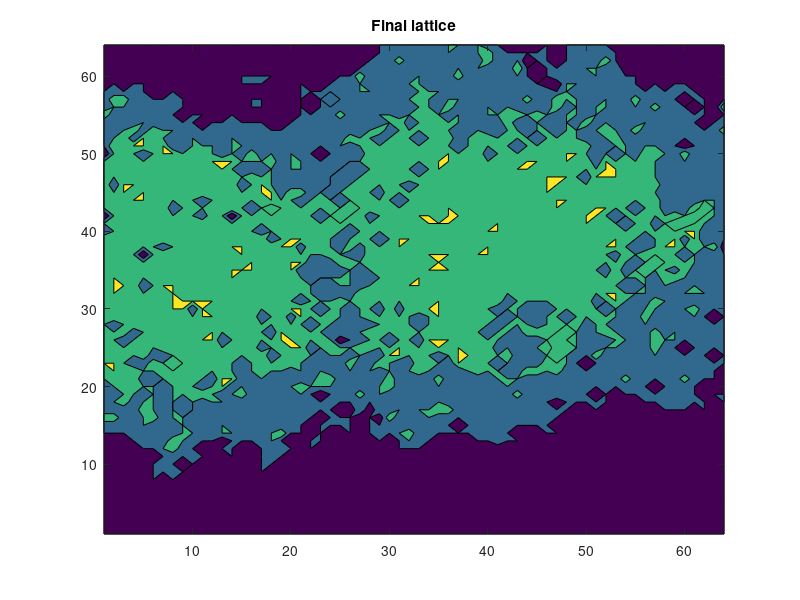
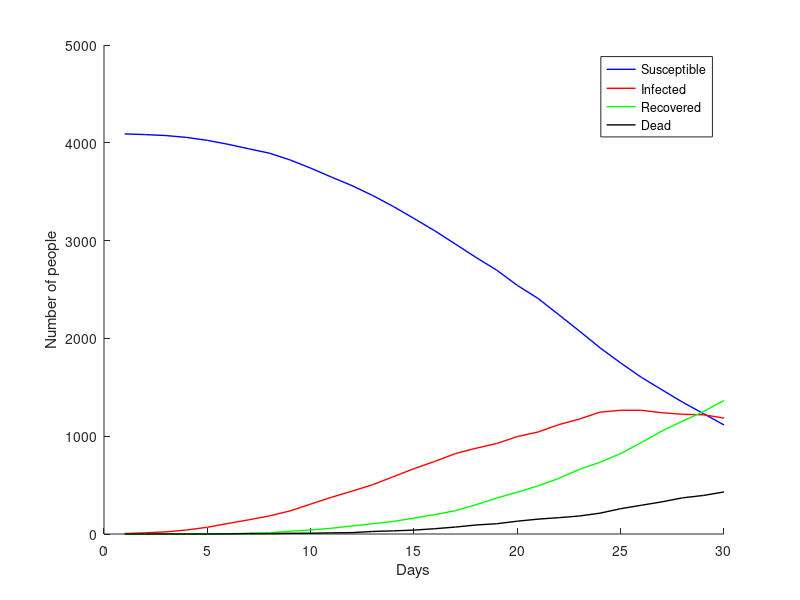

MATLAB code for these plots, in order:
%SIRD model
clear

size=64; %side length of square

days=30;

lattice_si=zeros(size,size);
lattice_rd=zeros(size,size); %0 is susceptible
lattice_i_days=zeros(size,size);

initial_infections=2;
infection_rate=.1; %the rate that each additional neighbor multiplies the infection by
infection_radius=3; %how much taxicab distance away someone can be and still infect
infection_factor=2; %chance goes down by a factor of this for every further distance
death_chance=.005; %chances are PER DAY
recovery_chance=.015;
long_connections=5; %how many "longer distance" connections can infect people

mask_probability=.3;
mask_effectiveness=.5; %how much of the time it prevents infection

elderly_probability=.085; %reflects current statistics for the world
elderly_vulnerability=6; %how many times as vulnerable they are

for x=1:initial_infections
  initial_x=floor(size*rand())+1; %first position of infected
  initial_y=floor(size*rand())+1;
  lattice_si(initial_x,initial_y)=1; %1 is infected
endfor

i=rand(size);
mask_wearers=1-(mask_effectiveness*(i<mask_probability));

i=rand(size);
elderly=1+(elderly_vulnerability-1)*(i<elderly_probability);

%setting up infection mechanism
for radius=1:infection_radius
  for x_offset=0:radius
    infection_matrix(infection_radius+1+x_offset,infection_radius+1+radius-x_offset)=1/infection_factor^(radius-1); 
    infection_matrix(infection_radius+1-x_offset,infection_radius+1+radius-x_offset)=1/infection_factor^(radius-1);
    infection_matrix(infection_radius+1+x_offset,infection_radius+1-radius+x_offset)=1/infection_factor^(radius-1);
    infection_matrix(infection_radius+1-x_offset,infection_radius+1-radius+x_offset)=1/infection_factor^(radius-1);    
  endfor
endfor

for j=1:days
  i=rand(size);
  lattice_si_temp=lattice_si;
  
  lattice_i_days=lattice_i_days+(lattice_si==1); %each day the chance of death/recovery goes up linearly
    
  lattice_neighbors=(infection_rate*conv2(lattice_si,infection_matrix,"same")).*mask_wearers.*elderly-i;
  lattice_si_temp=lattice_si | (lattice_neighbors>0);
  lattice_rd=lattice_rd+3*(lattice_si.*(i>(1-(death_chance*lattice_i_days))))+2*(lattice_si.*(i<(recovery_chance*lattice_i_days)));
  lattice_si=lattice_si_temp & not(lattice_rd);
  
  end_s(j)=sum(sum((lattice_si+lattice_rd)==0));
  end_i(j)=sum(sum((lattice_si+lattice_rd)==1));
  end_r(j)=sum(sum((lattice_si+lattice_rd)==2));
  end_d(j)=sum(sum((lattice_si+lattice_rd)==3));
  
  if any(any(lattice_si))==0
    break
  endif
endfor

%plot

figure(1)
clf;
colormap ("default");
x=1:size;
y=1:size;
contourf(x,y,lattice_si(x,y)+lattice_rd(x,y),0:4)
title ({"Final lattice"});

figure(2)
clf;
x=1:days;
hold on
plot(x,end_s(x),'b','LineWidth',1)
plot(x,end_i(x),'r','LineWidth',1)
plot(x,end_r(x),'g','LineWidth',1)
plot(x,end_d(x),'k','LineWidth',1)
xlabel("Days")
ylabel("Number of people")
legend("Susceptible","Infected","Recovered","Dead")
